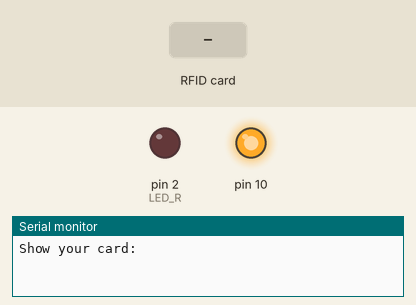
Simulated run of this sketch. Board: Arduino Uno, built with avr-gcc and run on an emulated ATmega328P. Parts: output pins drawn as LEDs (lit = HIGH), the last lines printed to the serial monitor. The inputs (shaded band) are chosen by the test bench.

Above: at 1.2 s.
1.3 s: RFID card C1 9A 15 44 held to the reader
At 2.1 s:
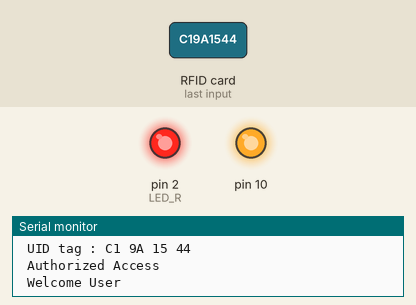
Timing chart, 0 to 8.3 s (numbered marks = the images above; inputs shaded):
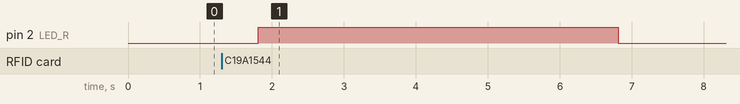

The sketch:

RFID_with_NodeMcu.ino
```cpp
#define SS_PIN 4  //D2
#define RST_PIN 5 //D1
#define LED_R 2 //define red LED
#include <SPI.h>
#include <MFRC522.h>

MFRC522 mfrc522(SS_PIN, RST_PIN);   // Create MFRC522 instance/object.
int variable = 0;
void setup()
{
  Serial.begin(9600);   // Initiate a serial communication
  SPI.begin();      // Initiate  SPI bus
  mfrc522.PCD_Init();   // Initiate MFRC522
  pinMode(LED_R, OUTPUT);
  Serial.println("Show your card:");
}
void loop()
{
  // Look for new cards
  if ( ! mfrc522.PICC_IsNewCardPresent())
  {
    return;
  }
  // Select one of the cards
  if ( ! mfrc522.PICC_ReadCardSerial())
  {
    return;
  }
  //Show UID on serial monitor
  Serial.print(" UID tag :");
  String content= "";
  byte letter;
  for (byte i = 0; i < mfrc522.uid.size; i++)
  {
     Serial.print(mfrc522.uid.uidByte[i] < 0x10 ? " 0" : " ");
     Serial.print(mfrc522.uid.uidByte[i], HEX);
     content.concat(String(mfrc522.uid.uidByte[i] < 0x10 ? " 0" : " "));
     content.concat(String(mfrc522.uid.uidByte[i], HEX));
  }
  content.toUpperCase();
  Serial.println();
  if (content.substring(1) == "C1 9A 15 44") //change UID of the card that you want to give access
  {
    Serial.println(" Authorized Access ");
    Serial.println(" Welcome User ");
    delay(500);
    digitalWrite(LED_R, HIGH);
    delay(5000);
    digitalWrite(LED_R, LOW);
  }

  else   {
    Serial.println(" Access Denied ");
    delay(3000);
  }
}
```

Measured:
- after the input at 1.3 s, pin 2 (LED_R): LOW → HIGH after 0.51 s, → LOW 5.0 s later
